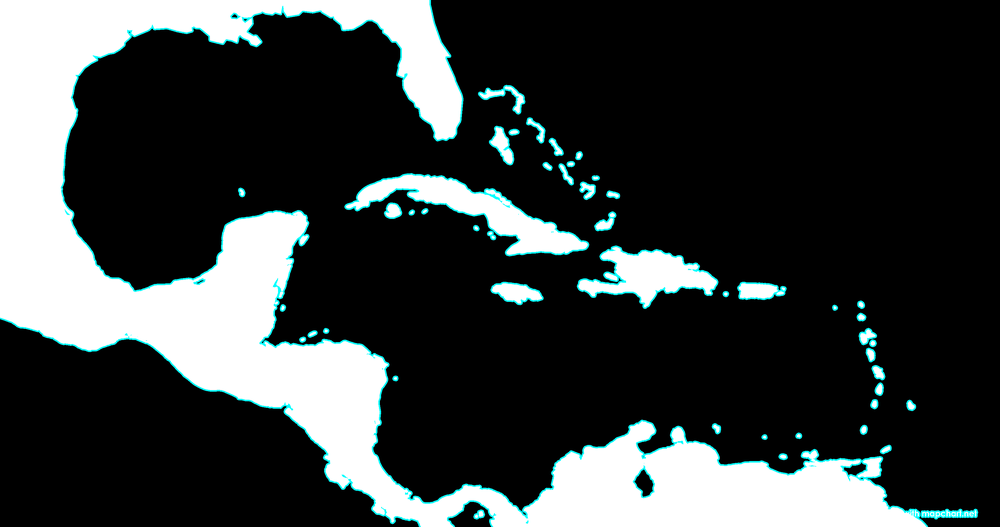
#> input picture assets/map_processed.png, 1000 x 527 px, shrunk from 3230 x 1702 before the run
$ python process_map.py ../assets/map_processed.png out.png
#> lines starting #> are read from the running program, lines starting #| are printed output that depends on the picture; after the words box and inside, x2 and y2 are one past the last pixel; in counts of white or black regions, pixels touching at a corner belong together
"""
Automatic World Map Processor

Processes a Caribbean map image to generate a clean tilemap with automatic shallow water.

Requirements:
- pip install pillow numpy

Usage:
    python tools/process_map.py <input_image> <output_png> [--tile-size 25]

Example:
    python tools/process_map.py images/Wop_mapcitynames.jpg assets/map_processed.png --tile-size 25

Output:
- Clean PNG with 3 colors:
  - Black (0, 0, 0) = WATER
  - Cyan (0, 255, 255) = SHALLOW (2-tile buffer around land)
  - White (255, 255, 255) = LAND
"""

import sys
import argparse
from PIL import Image
import numpy as np

def clean_map(image_array, land_threshold=128):
    """
    Convert image to binary land/water

    Args:
        image_array: numpy array of image
        land_threshold: brightness threshold for land detection (0-255)

    Returns:
        Binary array: True = land, False = water
    """
    # Convert to grayscale if needed
    if len(image_array.shape) == 3:
        grayscale = np.mean(image_array, axis=2)
    else:
        grayscale = image_array

    # Threshold: bright = land, dark = water
    is_land = grayscale > land_threshold

    return is_land

def generate_shallow_water(land_mask, buffer_tiles=2):
    """
    Generate shallow water as a buffer around land

    Args:
        land_mask: Boolean array where True = land
        buffer_tiles: Number of tiles for shallow water buffer

    Returns:
        Terrain array: 0=WATER, 1=SHALLOW, 2=LAND
    """
    height, width = land_mask.shape
    terrain = np.zeros((height, width), dtype=np.uint8)

    # Set land
    terrain[land_mask] = 2

    # Generate shallow water by checking distance to land
    for y in range(height):
        for x in range(width):
            if terrain[y, x] == 0:  # If water
                # Check if within buffer_tiles of land
                min_dist = float('inf')

                for dy in range(-buffer_tiles, buffer_tiles + 1):
                    for dx in range(-buffer_tiles, buffer_tiles + 1):
                        ny, nx = y + dy, x + dx

                        if 0 <= ny < height and 0 <= nx < width:
                            if land_mask[ny, nx]:
                                dist = np.sqrt(dx*dx + dy*dy)
                                min_dist = min(min_dist, dist)

                if min_dist <= buffer_tiles:
                    terrain[y, x] = 1  # SHALLOW

    return terrain

def terrain_to_image(terrain):
    """
    Convert terrain array to RGB image

    Args:
        terrain: Array with values 0=WATER, 1=SHALLOW, 2=LAND

    Returns:
        PIL Image with colors: black, cyan, white
    """
    height, width = terrain.shape
    rgb = np.zeros((height, width, 3), dtype=np.uint8)

    # WATER = black (0, 0, 0)
    rgb[terrain == 0] = [0, 0, 0]

    # SHALLOW = cyan (0, 255, 255)
    rgb[terrain == 1] = [0, 255, 255]

    # LAND = white (255, 255, 255)
    rgb[terrain == 2] = [255, 255, 255]

    return Image.fromarray(rgb)

def process_map(input_path, output_path, tile_size=25, land_threshold=128, shallow_buffer=2):
    """
    Process map image: clean and generate shallow water

    Args:
        input_path: Path to input image
        output_path: Path to output PNG
        tile_size: Target tile size (for info only, doesn't resize)
        land_threshold: Brightness threshold for land detection
        shallow_buffer: Tiles of shallow water around land
    """
    print(f"Reading image: {input_path}")
    img = Image.open(input_path)

    # Convert to numpy array
    img_array = np.array(img)
    print(f"Image size: {img.width}x{img.height}")

    # Clean map (binary land/water)
    print(f"Cleaning map (land threshold: {land_threshold})...")
    land_mask = clean_map(img_array, land_threshold)

    land_pixels = np.sum(land_mask)
    total_pixels = land_mask.size
    print(f"Land: {land_pixels} pixels ({land_pixels/total_pixels*100:.1f}%)")

    # Generate shallow water
    print(f"Generating shallow water ({shallow_buffer} tile buffer)...")
    terrain = generate_shallow_water(land_mask, shallow_buffer)

    # Count terrain types
    water_count = np.sum(terrain == 0)
    shallow_count = np.sum(terrain == 1)
    land_count = np.sum(terrain == 2)

    print(f"\nTerrain distribution:")
    print(f"  WATER:   {water_count} pixels ({water_count/total_pixels*100:.1f}%)")
    print(f"  SHALLOW: {shallow_count} pixels ({shallow_count/total_pixels*100:.1f}%)")
    print(f"  LAND:    {land_count} pixels ({land_count/total_pixels*100:.1f}%)")

    # Convert to image
    print(f"\nSaving to: {output_path}")
    output_img = terrain_to_image(terrain)
    output_img.save(output_path)

    print(f"✓ Saved {output_path}")
    print(f"\nNext step:")
    print(f"  node tools/convert_map.js {output_path} assets/world_map.json {tile_size}")

def main():
    parser = argparse.ArgumentParser(description='Process Caribbean map for World of Pirates')
    parser.add_argument('input', help='Input image path (JPG, PNG)')
    parser.add_argument('output', help='Output PNG path')
    parser.add_argument('--tile-size', type=int, default=25, help='Tile size in pixels (default: 25)')
    parser.add_argument('--land-threshold', type=int, default=128, help='Brightness threshold for land (0-255, default: 128)')
    parser.add_argument('--shallow-buffer', type=int, default=2, help='Shallow water buffer in tiles (default: 2)')

    args = parser.parse_args()

    try:
        process_map(
            args.input,
            args.output,
            args.tile_size,
            args.land_threshold,
            args.shallow_buffer
        )
#> in process_map, img is the input picture: PIL image 1000x527 RGBA; mean R, G, B, A 55.7, 60.6, 60.6, 255
#| Image size: 1000x527
#> in clean_map, `grayscale = np.mean(image_array, axis=2)`:
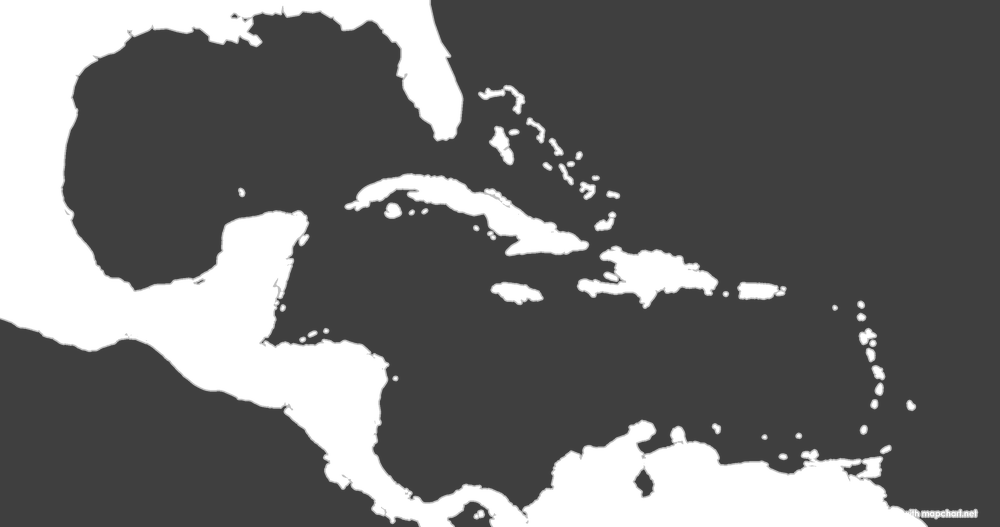
#> grayscale: shape (527, 1000) float64; min 63.75, max 255, mean 108
#> in clean_map, `is_land = grayscale > land_threshold`:
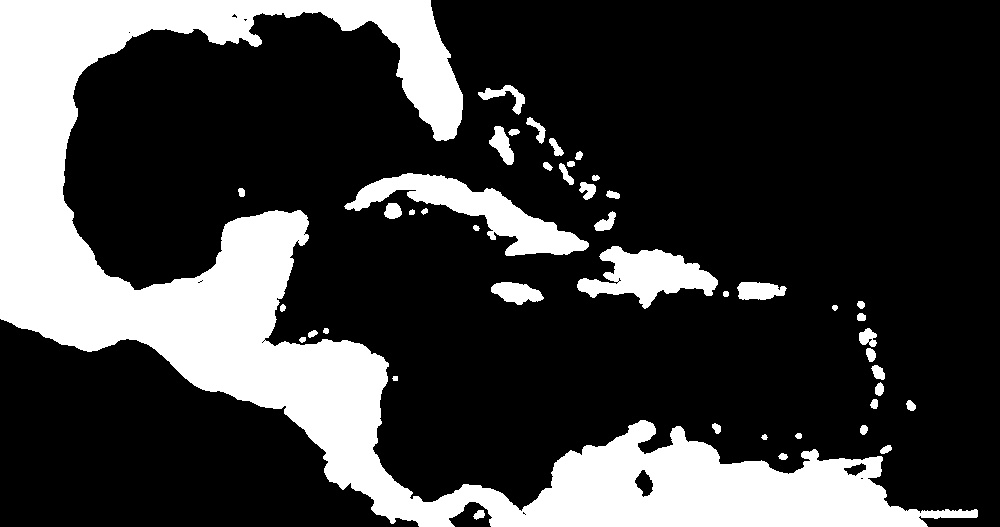
#> is_land: shape (527, 1000) bool; 23.8% white; 45 white regions, largest, box (x1, y1, x2, y2) and area: (0, 0, 978, 527) 108728, (344, 173, 589, 256) 6570, (577, 246, 718, 309) 4511
#> in process_map, `land_pixels = np.sum(land_mask)`: land_pixels = 125327
#| Land: 125327 pixels (23.8%)
#> after the loop in generate_shallow_water, `for y in range(height):`:
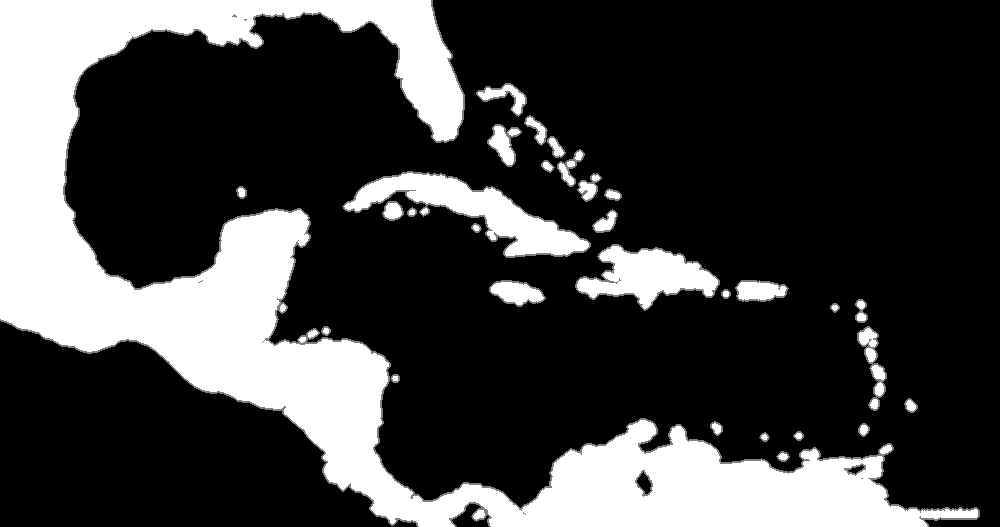
#> terrain: shape (527, 1000); min 0, max 2, mean 0.497; drawn with min black and max white
#> in process_map, `water_count = np.sum(terrain == 0)`: water_count = 390190
#> in process_map, `shallow_count = np.sum(terrain == 1)`: shallow_count = 11483
#> in process_map, `land_count = np.sum(terrain == 2)`: land_count = 125327
#|   WATER:   390190 pixels (74.0%)
#|   SHALLOW: 11483 pixels (2.2%)
#|   LAND:    125327 pixels (23.8%)
#> in process_map, `output_img = terrain_to_image(terrain)`:
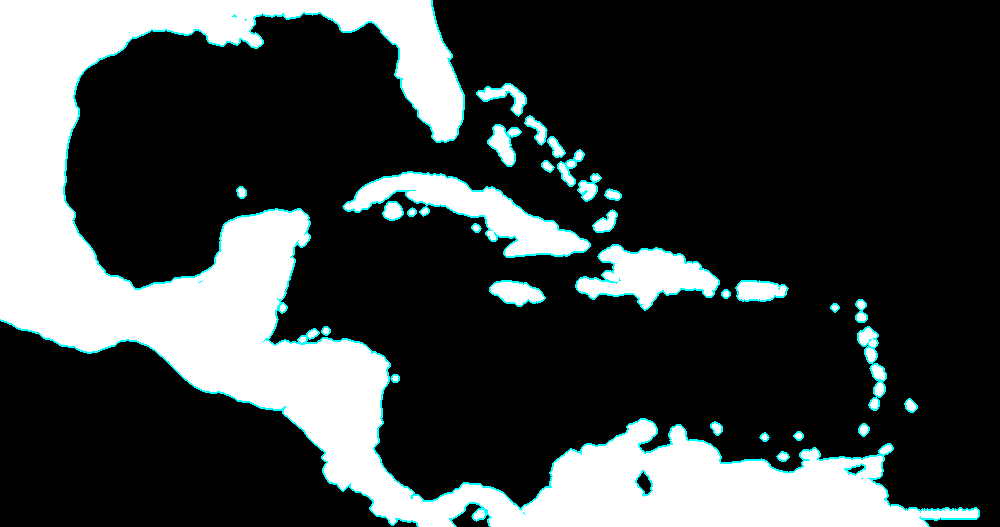
#> output_img: PIL image 1000x527 RGB; mean R, G, B 60.6, 66.2, 66.2
    except Exception as e:
        print(f"\nError: {e}", file=sys.stderr)
        sys.exit(1)

if __name__ == '__main__':
    main()
